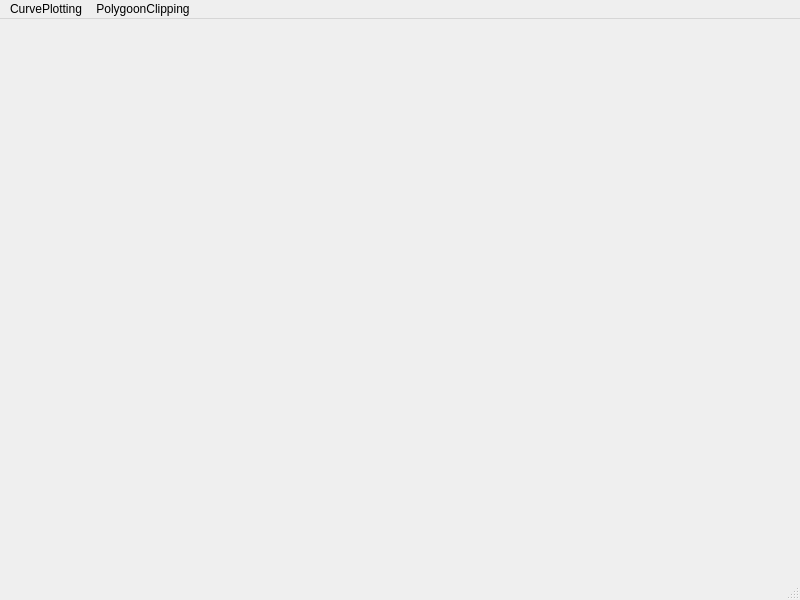
<?xml version="1.0" encoding="UTF-8"?>
<ui version="4.0">
 <class>MainWindow</class>
 <widget class="QMainWindow" name="MainWindow">
  <property name="geometry">
   <rect>
    <x>0</x>
    <y>0</y>
    <width>800</width>
    <height>600</height>
   </rect>
  </property>
  <property name="windowTitle">
   <string>MainWindow</string>
  </property>
  <widget class="QWidget" name="centralwidget"/>
  <widget class="QMenuBar" name="menubar">
   <property name="geometry">
    <rect>
     <x>0</x>
     <y>0</y>
     <width>800</width>
     <height>36</height>
    </rect>
   </property>
   <widget class="QMenu" name="menuCurvePlotting">
    <property name="title">
     <string>CurvePlotting</string>
    </property>
    <addaction name="actionBezierCurve"/>
    <addaction name="actionCircle"/>
   </widget>
   <widget class="QMenu" name="menuPolygoonClipping">
    <property name="title">
     <string>PolygoonClipping</string>
    </property>
    <addaction name="actionConvex"/>
    <addaction name="actionConcave"/>
   </widget>
   <addaction name="menuCurvePlotting"/>
   <addaction name="menuPolygoonClipping"/>
  </widget>
  <widget class="QStatusBar" name="statusbar"/>
  <action name="actionConvex">
   <property name="text">
    <string>Convex</string>
   </property>
  </action>
  <action name="actionConcave">
   <property name="text">
    <string>Concave</string>
   </property>
  </action>
  <action name="actionBezierCurve">
   <property name="text">
    <string>BezierCurve</string>
   </property>
  </action>
  <action name="actionCircle">
   <property name="text">
    <string>Circle</string>
   </property>
  </action>
 </widget>
 <resources/>
 <connections/>
</ui>
